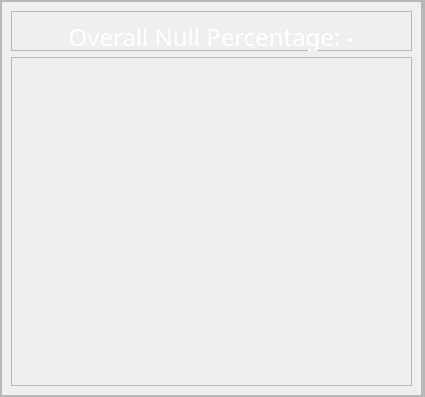
          <widget class="QWidget" name="completeness">
           <attribute name="title">
            <string>Completeness</string>
           </attribute>
           <layout class="QHBoxLayout" name="horizontalLayout_9">
            <property name="spacing">
             <number>0</number>
            </property>
            <property name="leftMargin">
             <number>0</number>
            </property>
            <property name="topMargin">
             <number>0</number>
            </property>
            <property name="rightMargin">
             <number>0</number>
            </property>
            <property name="bottomMargin">
             <number>0</number>
            </property>
            <item>
             <widget class="QFrame" name="frame_17">
              <property name="minimumSize">
               <size>
                <width>410</width>
                <height>0</height>
               </size>
              </property>
              <property name="maximumSize">
               <size>
                <width>450</width>
                <height>16777215</height>
               </size>
              </property>
              <property name="frameShape">
               <enum>QFrame::StyledPanel</enum>
              </property>
              <property name="frameShadow">
               <enum>QFrame::Raised</enum>
              </property>
              <layout class="QVBoxLayout" name="verticalLayout_11">
               <property name="spacing">
                <number>0</number>
               </property>
               <property name="leftMargin">
                <number>0</number>
               </property>
               <property name="topMargin">
                <number>0</number>
               </property>
               <property name="rightMargin">
                <number>0</number>
               </property>
               <property name="bottomMargin">
                <number>0</number>
               </property>
               <item>
                <widget class="QFrame" name="frame_18">
                 <property name="frameShape">
                  <enum>QFrame::StyledPanel</enum>
                 </property>
                 <property name="frameShadow">
                  <enum>QFrame::Raised</enum>
                 </property>
                 <layout class="QVBoxLayout" name="verticalLayout_19">
                  <item>
                   <widget class="QFrame" name="frame_19">
                    <property name="minimumSize">
                     <size>
                      <width>0</width>
                      <height>40</height>
                     </size>
                    </property>
                    <property name="maximumSize">
                     <size>
                      <width>16777215</width>
                      <height>40</height>
                     </size>
                    </property>
                    <property name="frameShape">
                     <enum>QFrame::StyledPanel</enum>
                    </property>
                    <property name="frameShadow">
                     <enum>QFrame::Raised</enum>
                    </property>
                    <layout class="QVBoxLayout" name="verticalLayout_20">
                     <property name="spacing">
                      <number>0</number>
                     </property>
                     <property name="leftMargin">
                      <number>0</number>
                     </property>
                     <property name="topMargin">
                      <number>0</number>
                     </property>
                     <property name="rightMargin">
                      <number>0</number>
                     </property>
                     <property name="bottomMargin">
                      <number>0</number>
                     </property>
                     <item>
                      <widget class="QLabel" name="lbl_overall_null_percent">
                       <property name="minimumSize">
                        <size>
                         <width>0</width>
                         <height>50</height>
                        </size>
                       </property>
                       <property name="maximumSize">
                        <size>
                         <width>16777215</width>
                         <height>50</height>
                        </size>
                       </property>
                       <property name="font">
                        <font>
                         <family>Microsoft YaHei</family>
                         <pointsize>18</pointsize>
                        </font>
                       </property>
                       <property name="styleSheet">
                        <string notr="true">color: rgb(255, 255, 255);</string>
                       </property>
                       <property name="text">
                        <string>Overall Null Percentage: -</string>
                       </property>
                       <property name="alignment">
                        <set>Qt::AlignCenter</set>
                       </property>
                      </widget>
                     </item>
                    </layout>
                   </widget>
                  </item>
                  <item>
                   <widget class="QFrame" name="frame_33">
                    <property name="sizePolicy">
                     <sizepolicy hsizetype="Expanding" vsizetype="Expanding">
                      <horstretch>0</horstretch>
                      <verstretch>0</verstretch>
                     </sizepolicy>
                    </property>
                    <property name="frameShape">
                     <enum>QFrame::StyledPanel</enum>
                    </property>
                    <property name="frameShadow">
                     <enum>QFrame::Raised</enum>
                    </property>
                    <layout class="QVBoxLayout" name="verticalLayout_18">
                     <property name="spacing">
                      <number>0</number>
                     </property>
                     <property name="leftMargin">
                      <number>25</number>
                     </property>
                     <property name="topMargin">
                      <number>0</number>
                     </property>
                     <property name="rightMargin">
                      <number>0</number>
                     </property>
                     <property name="bottomMargin">
                      <number>0</number>
                     </property>
                     <item>
                      <widget class="QTableWidget" name="tbl_null_per_column">
                       <property name="sizePolicy">
                        <sizepolicy hsizetype="Expanding" vsizetype="Expanding">
                         <horstretch>0</horstretch>
                         <verstretch>0</verstretch>
                        </sizepolicy>
                       </property>
                       <property name="minimumSize">
                        <size>
                         <width>0</width>
                         <height>0</height>
                        </size>
                       </property>
                       <property name="styleSheet">
                        <string notr="true">            QTableWidget {
                background-color: rgba(255, 255, 255, 0);
                border: 0px solid white;
            }
            QTableWidget::item {
                padding: 5px;
 				border: 1px solid white;
				color: white;
            }
            QHeaderView::section {
                 border: 1px solid white;
				background-color: rgba(255, 255, 255, 0);
                color: white;
                padding: 5px;
            }
            QTableWidget::item:selected {
                background-color: rgba(255, 255, 255, 0);
                color: white;
            }</string>
                       </property>
                       <property name="lineWidth">
                        <number>0</number>
                       </property>
                       <property name="sizeAdjustPolicy">
                        <enum>QAbstractScrollArea::AdjustToContents</enum>
                       </property>
                       <property name="editTriggers">
                        <set>QAbstractItemView::NoEditTriggers</set>
                       </property>
                       <attribute name="horizontalHeaderVisible">
                        <bool>false</bool>
                       </attribute>
                       <attribute name="horizontalHeaderDefaultSectionSize">
                        <number>180</number>
                       </attribute>
                       <attribute name="verticalHeaderVisible">
                        <bool>false</bool>
                       </attribute>
                       <column>
                        <property name="text">
                         <string>Attributes </string>
                        </property>
                       </column>
                       <column>
                        <property name="text">
                         <string>Null Count</string>
                        </property>
                       </column>
                      </widget>
                     </item>
                    </layout>
                   </widget>
                  </item>
                 </layout>
                </widget>
               </item>
              </layout>
             </widget>
            </item>
            <item>
             <widget class="QFrame" name="frame_16">
              <property name="sizePolicy">
               <sizepolicy hsizetype="Expanding" vsizetype="Expanding">
                <horstretch>0</horstretch>
                <verstretch>0</verstretch>
               </sizepolicy>
              </property>
              <property name="minimumSize">
               <size>
                <width>0</width>
                <height>395</height>
               </size>
              </property>
              <property name="frameShape">
               <enum>QFrame::StyledPanel</enum>
              </property>
              <property name="frameShadow">
               <enum>QFrame::Raised</enum>
              </property>
              <layout class="QVBoxLayout" name="verticalLayout_12">
               <property name="spacing">
                <number>0</number>
               </property>
               <property name="leftMargin">
                <number>0</number>
               </property>
               <property name="topMargin">
                <number>0</number>
               </property>
               <property name="rightMargin">
                <number>0</number>
               </property>
               <property name="bottomMargin">
                <number>0</number>
               </property>
               <item>
                <widget class="QWidget" name="frm_null_over_time" native="true">
                 <property name="sizePolicy">
                  <sizepolicy hsizetype="Expanding" vsizetype="Expanding">
                   <horstretch>0</horstretch>
                   <verstretch>0</verstretch>
                  </sizepolicy>
                 </property>
                 <property name="minimumSize">
                  <size>
                   <width>0</width>
                   <height>395</height>
                  </size>
                 </property>
                 <property name="maximumSize">
                  <size>
                   <width>111110</width>
                   <height>111110</height>
                  </size>
                 </property>
                 <property name="styleSheet">
                  <string notr="true">background-color: rgba(255, 255, 255, 0);</string>
                 </property>
                </widget>
               </item>
              </layout>
             </widget>
            </item>
           </layout>
          </widget>
